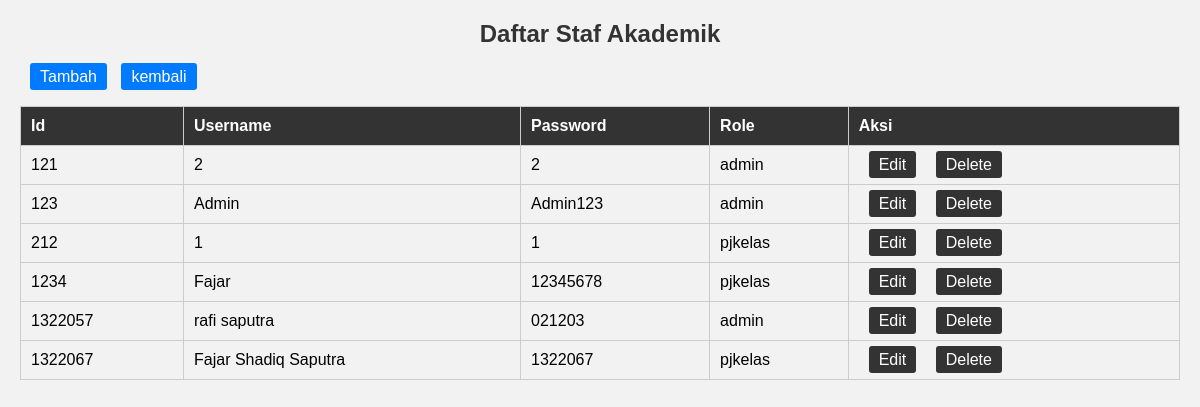
The page /staffak/user/user-read.php (signed in) on the database its author committed.
### tables this page shows
CREATE TABLE `user` (
  `id` int(11) NOT NULL,
  `username` varchar(50) NOT NULL,
  `password` varchar(255) NOT NULL,
  `role` enum('admin','pjkelas') NOT NULL
);

### staffak/user/user-read.php (the view, shortened to what this page needs)
<!DOCTYPE html>
<html>
<head>
</head>
<body>
    <h2>Daftar Staf Akademik</h2>
    <a href="user-create.php">Tambah</a>
    <a href="../homead.php">kembali</a>
    <table>
        <tr>
            <th>Id</th>
            <th>Username</th>
            <th>Password</th>
            <th>Role</th>
            <th>Aksi</th>
        </tr>
        <?php
        include './koneksi.php';
        $sql = "SELECT * FROM user";
        $result = $conn->query($sql);
        if ($result && $result->num_rows > 0) {
            while($row = $result->fetch_assoc()) {
                echo "<tr>
                        <td>" . $row["id"]. "</td>
                        <td>" . $row["username"]. "</td>
                        <td>" . $row["password"]. "</td>
                        <td>" . $row["role"]. "</td>
                        <td>
                            <a class='edit' href='user-update.php?id=".$row["id"]."'>Edit</a>
                            <a class='hapus' href='user-delete.php?id=".$row["id"]."' onclick='return confirm(\"Yakin ingin menghapus?\")'>Delete</a>
                        </td>
                      </tr>";
            }
        } else {
            echo "<tr><td colspan='4'>No records found</td></tr>";
        }
        ?>
    </table>
</body>
</html>

### staffak/user/user-read.php (style rules this page uses)
body { font-family: Arial, sans-serif; background-color: #f2f2f2; margin: 20px; }
h2 { text-align: center; color: #333; }
a { text-decoration: none; padding: 5px 10px; background-color: #007bff; color: #fff; border-radius: 3px; margin-left: 10px; }
table { width: 100%; border-collapse: collapse; margin-top: 20px; }
table th, table td { padding: 10px; border: 1px solid #ccc; text-align: left; }
table th { background-color: #333; color: #fff; }
table tr:nth-child(even) { background-color: #f2f2f2; }
.edit, .hapus { padding: 5px 10px; background-color: #333; color: #fff; text-decoration: none; border-radius: 3px; margin-right: 5px; }

### rows shown on the page
user: id "121", username "2", password "2", role "admin"
user: id "123", username "Admin", password "Admin123", role "admin"
user: id "212", username "1", password "1", role "pjkelas"
user: id "1234", username "Fajar", password "12345678", role "pjkelas"
user: id "1322057", username "rafi saputra", password "021203", role "admin"
user: id "1322067", username "Fajar Shadiq Saputra", password "1322067", role "pjkelas"
